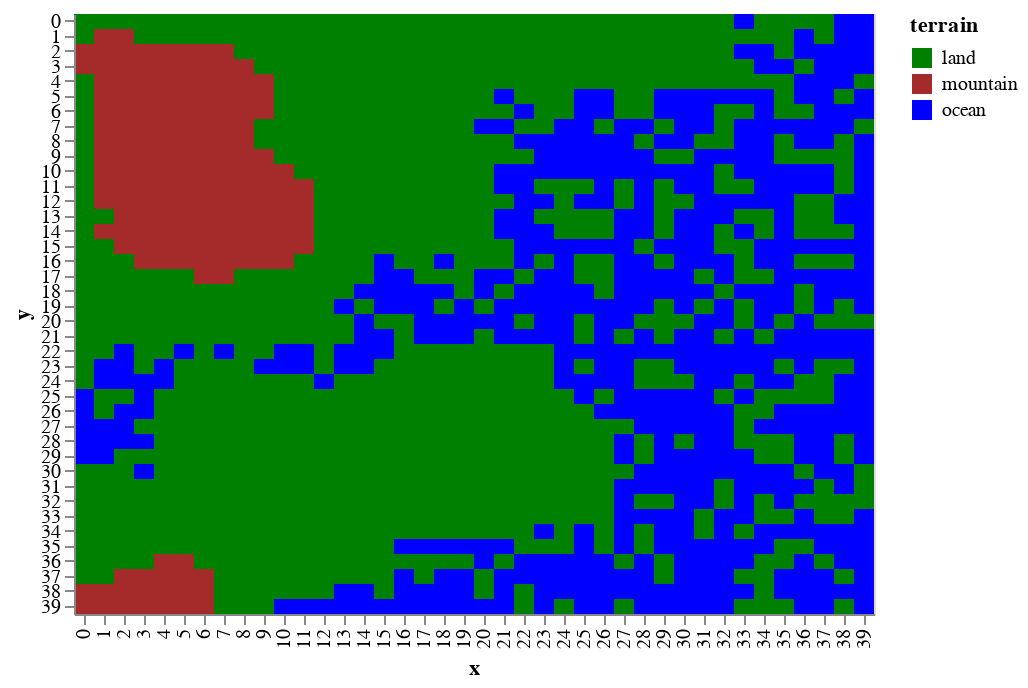

The notebook cell saved with this chart:
### Markdown cell above
If the oceans were to come in at `heignt == 0` then you can assume that lower terrain is _under water_

### Code cell
draw.drawTerrainTypes(world.grid_elevation,world.landscape)

### Figure 1 — Vega-Lite specification as saved in the notebook (floating-point values rounded to 4 significant figures; data arrays with more than 128 entries replaced by an {"elided": "..."} marker saying what was removed)
{"$schema": "https://vega.github.io/schema/vega-lite/v2.6.0.json", "config": {"view": {"height": 300, "width": 400}}, "data": {"name": "data-0eb54b044286f657b66c5d5e54b594e6"}, "datasets": {"data-0eb54b044286f657b66c5d5e54b594e6": {"elided": "1600 records"}}, "encoding": {"color": {"field": "terrain", "scale": {"domain": ["land", "mountain", "ocean"], "range": ["green", "brown", "blue"]}, "type": "nominal"}, "x": {"field": "x", "type": "ordinal"}, "y": {"field": "y", "type": "ordinal"}}, "mark": "rect"}
